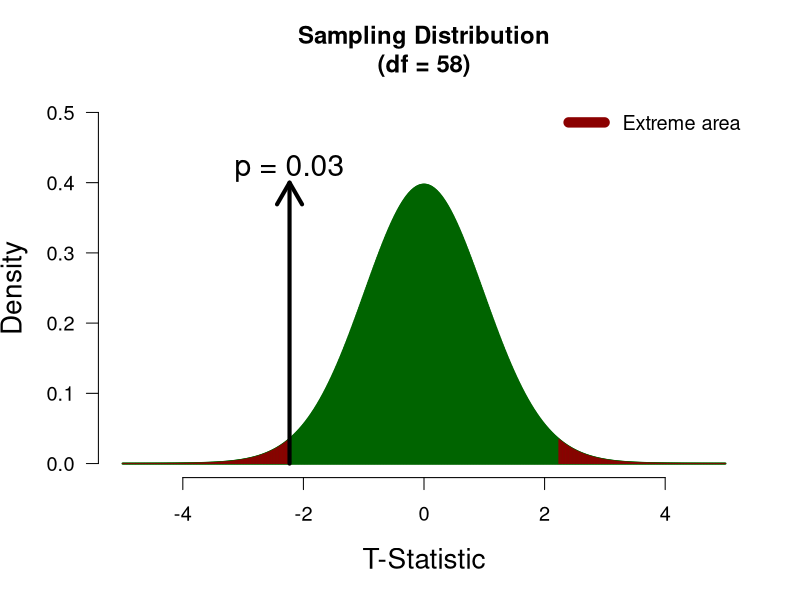
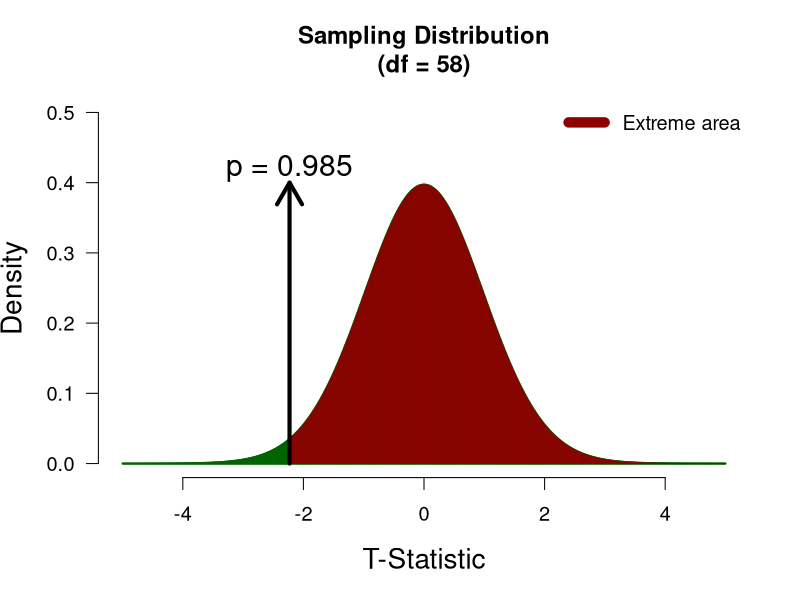
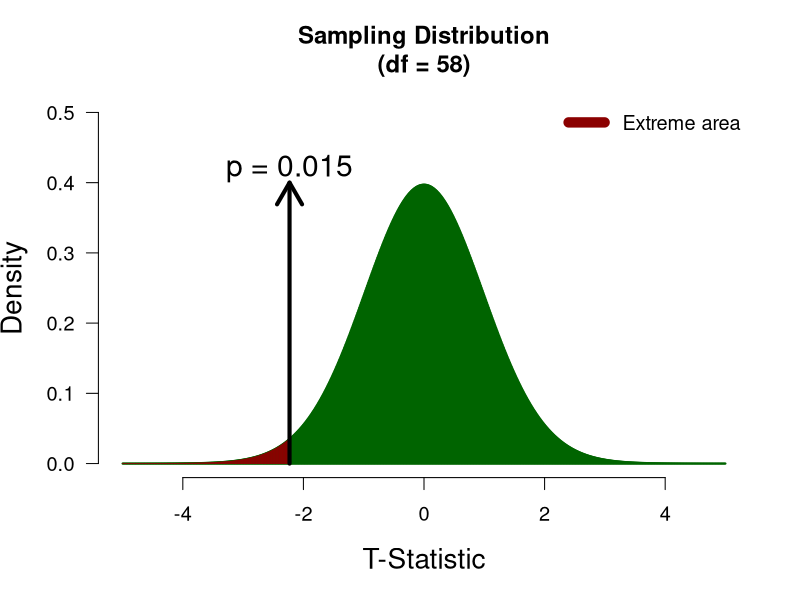
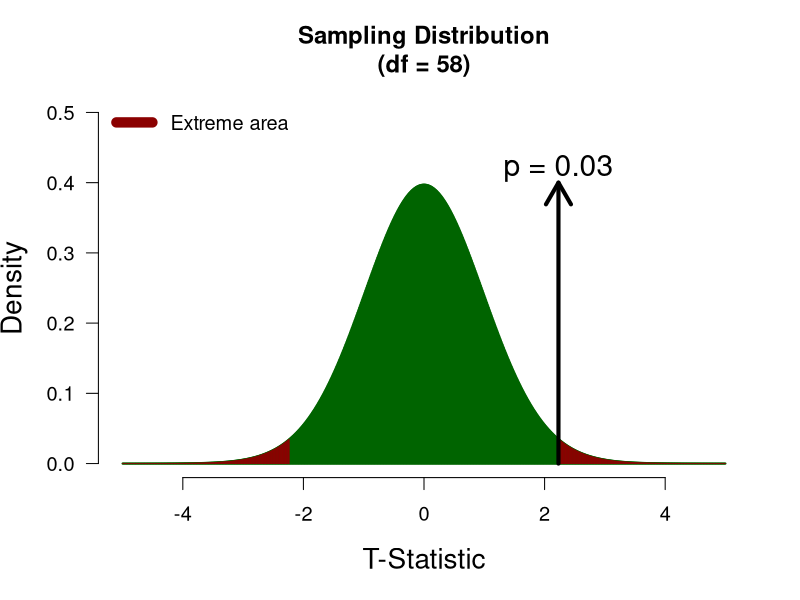
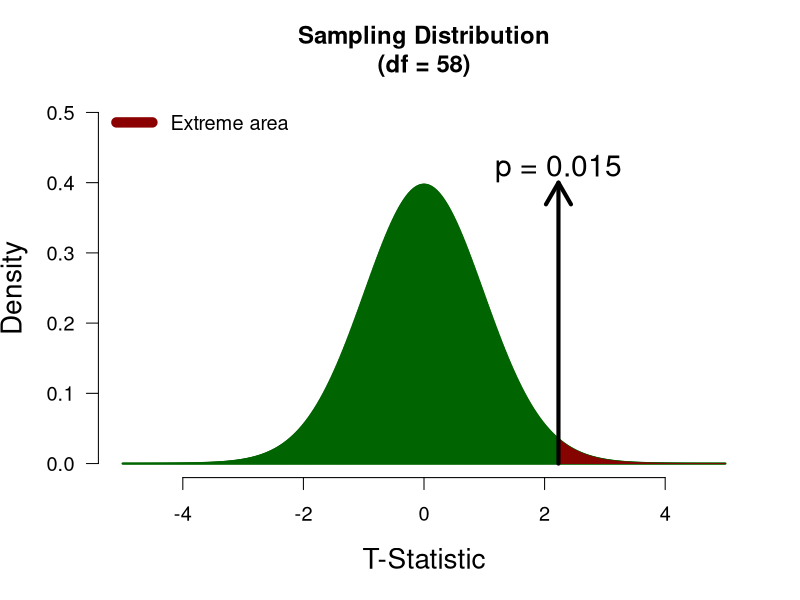
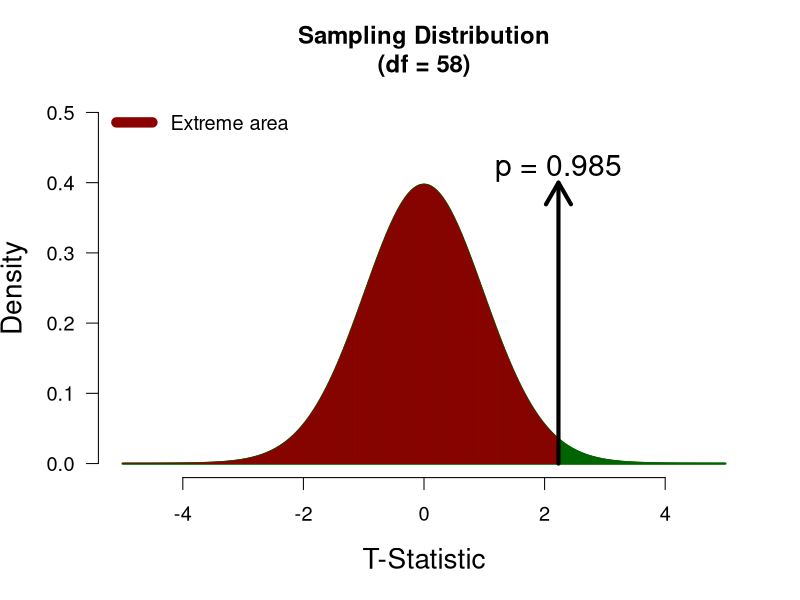

These charts were generated, in order, by the following R code:
## ---- chunk 1
rm(list=ls())
plotFun <- function(thisN = 60, tVal = 2, displayT = FALSE, altHyp = "Yes"){
  input <- list(alpha = 0.05,
                decision = "Nothing")
  thisSD <- 1
  myNCP <- 0
  myDF <- thisN - 2
  xVals <- seq(-5, 5, length.out = 1e3)
  
  halfAlpha <- as.numeric(input$alpha)/2

  leftAbLineLoc <- qt(halfAlpha, df = myDF, ncp = 0, lower.tail = TRUE) 
  rightAbLineLoc <- qt(1-halfAlpha, df = myDF, ncp = 0, lower.tail = TRUE) 
  leftArea <- round(pt(leftAbLineLoc, myDF, ncp = myNCP), 3)
  rightArea <- round(pt(rightAbLineLoc, myDF, ncp = myNCP, lower.tail = FALSE), 3)
  
  if (altHyp == "Yes") {
    halfAlpha <- as.numeric(input$alpha)/2
    lowerTail <- tVal < 0
    
    leftAbLineLoc <- qt(halfAlpha, df = myDF, ncp = 0, lower.tail = TRUE) 
    rightAbLineLoc <- qt(1-halfAlpha, df = myDF, ncp = 0, lower.tail = TRUE) 
    leftArea <- round(pt(leftAbLineLoc, df = myDF, ncp = myNCP), 3)
    rightArea <- round(pt(rightAbLineLoc, df = myDF, ncp = myNCP, lower.tail = FALSE), 3)
  } else if (altHyp == "Negative only"){
    halfAlpha <- as.numeric(input$alpha)/2
    
    leftAbLineLoc <- qt(as.numeric(input$alpha), df = myDF, ncp = 0, lower.tail = TRUE) 
    rightAbLineLoc <- qt(1, df = myDF, ncp = 0, lower.tail = TRUE) 
    leftArea <- round(pt(leftAbLineLoc, df = myDF, ncp = myNCP), 3)
    rightArea <- round(pt(rightAbLineLoc, df = myDF, ncp = myNCP, lower.tail = FALSE), 3)
    lowerTail <- TRUE
    
  } else if (altHyp == "Positive only"){
    halfAlpha <- as.numeric(input$alpha)/2
    
    leftAbLineLoc <- qt(1, df = myDF, ncp = 0, lower.tail = FALSE) 
    rightAbLineLoc <- qt(as.numeric(input$alpha), df = myDF, ncp = 0, lower.tail = FALSE) 
    leftArea <- round(pt(leftAbLineLoc, df = myDF, ncp = myNCP), 3)
    rightArea <- round(pt(rightAbLineLoc, df = myDF, ncp = myNCP, lower.tail = FALSE), 3)
    lowerTail <- TRUE
  }
  
  twoCols <- c("darkgreen", "purple")
  if (input$decision == "Nothing") {
    allCols <- rep(twoCols[1], length(xVals))
  } else if (input$decision == "Reject H0") {
    allCols <- ifelse(xVals > leftAbLineLoc & xVals < rightAbLineLoc, twoCols[1], twoCols[2])
  } else {
    allCols <- ifelse(xVals > leftAbLineLoc & xVals < rightAbLineLoc, twoCols[2], twoCols[1])
  }
  
  par(cex = 1.2, cex.lab = 1.4)
  densValues <- dt(xVals, df = myDF, ncp = myNCP)
  
  plot(xVals, densValues, 
       col  = allCols, 
       type = "h",
       lwd = 2,
       bty = "n",
       las = 1,
       ylab = "Density",
       xlab = "T-Statistic",
       ylim = c(0, 0.5),
       xlim = c(min(xVals), max(xVals)),
       # yaxt = 'n', 
       main = paste0('Sampling Distribution\n(df = ', myDF,")")
  )
  
  
  if (input$decision != "Nothing") {
    abline(v = leftAbLineLoc, lwd = 2, lty = 2)
    abline(v = rightAbLineLoc, lwd = 2, lty = 2)
    
    text(-4, 0.45, leftArea, col = allCols[1], cex = 2)
    text(4, 0.45, rightArea, col = allCols[length(allCols)], cex = 2)
    
    text(0, 0.45, 1 - rightArea - leftArea, col = allCols[round(length(allCols)/2, 0)], cex = 2)
  }
  
  if (displayT) {
    twoSided <- altHyp == "Yes"
    if(twoSided) {
      lowerTail <- tVal < 0
      exVals <- xVals[abs(xVals) > abs(tVal)]
    } else if (altHyp == "Negative only"){
      lowerTail <- TRUE
      exVals <- xVals[xVals < tVal]
    } else {
      lowerTail <- FALSE
      exVals <- xVals[xVals > tVal]
    }
    thisP <- round(pt(tVal, df = myDF, lower.tail = lowerTail), 3) * (2 - 1 * !twoSided)
    text(tVal, 0.42, paste0("p = ",thisP), cex = 1.5)
    lines(exVals, dt(exVals,myDF, ncp = myNCP), type = "h", col="darkred")
        arrows(x0 = tVal, x1 = tVal, y0 = 0, y1 = 0.4, lwd = 4, col = "black")

  }
  legend(ifelse( tVal < 0 ,"topright", "topleft"), "Extreme area", lwd = 10, col = "darkred", bty = "n")
}

obsT <- -2.23
## ---- chunk 2
tVal <- -2.23
plotFun(tVal = tVal, displayT = TRUE)
## ---- chunk 3
plotFun(tVal = tVal, altHyp = "pos",  displayT = TRUE)
## ---- chunk 4
plotFun(tVal = tVal, altHyp = "Negative only", displayT = TRUE)
## ---- chunk 5
tVal <- 2.23
plotFun(tVal = tVal, displayT = TRUE)
## ---- chunk 6
plotFun(tVal = tVal, altHyp = "pos",  displayT = TRUE)
## ---- chunk 7
plotFun(tVal = tVal, altHyp = "Negative only", displayT = TRUE)
